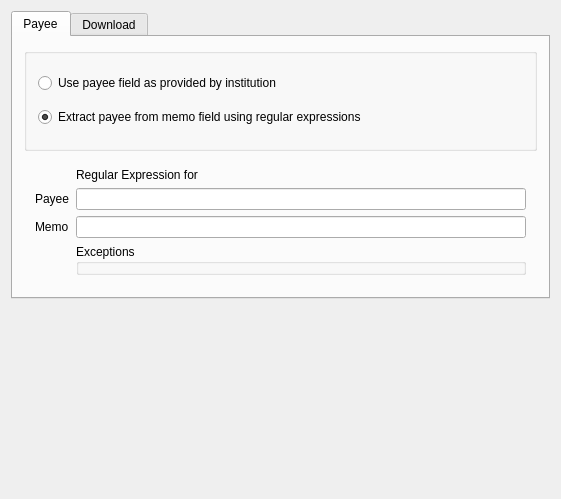
<?xml version="1.0" encoding="UTF-8"?>
<ui version="4.0">
 <class>KBAccountSettings</class>
 <widget class="QWidget" name="KBAccountSettings">
  <property name="geometry">
   <rect>
    <x>0</x>
    <y>0</y>
    <width>561</width>
    <height>499</height>
   </rect>
  </property>
  <layout class="QVBoxLayout" name="verticalLayout_3">
   <item>
    <widget class="QTabWidget" name="tabWidget2">
     <property name="currentIndex">
      <number>0</number>
     </property>
     <widget class="QWidget" name="payeeTab">
      <attribute name="title">
       <string>Payee</string>
      </attribute>
      <layout class="QVBoxLayout" name="verticalLayout_2">
       <item>
        <widget class="QGroupBox" name="groupBox">
         <property name="title">
          <string/>
         </property>
         <layout class="QVBoxLayout" name="verticalLayout">
          <item>
           <widget class="QRadioButton" name="m_usePayeeAsIsButton">
            <property name="text">
             <string>Use payee field as provided by institution</string>
            </property>
            <property name="checked">
             <bool>false</bool>
            </property>
           </widget>
          </item>
          <item>
           <widget class="QRadioButton" name="m_extractPayeeButton">
            <property name="text">
             <string>Extract payee from memo field using regular expressions</string>
            </property>
            <property name="checked">
             <bool>true</bool>
            </property>
           </widget>
          </item>
         </layout>
        </widget>
       </item>
       <item>
        <widget class="QFrame" name="m_memoFrame">
         <property name="enabled">
          <bool>true</bool>
         </property>
         <property name="frameShape">
          <enum>QFrame::NoFrame</enum>
         </property>
         <property name="frameShadow">
          <enum>QFrame::Sunken</enum>
         </property>
         <layout class="QGridLayout">
          <item row="1" column="0">
           <widget class="QLabel" name="textLabel1">
            <property name="text">
             <string>Payee</string>
            </property>
            <property name="wordWrap">
             <bool>false</bool>
            </property>
           </widget>
          </item>
          <item row="2" column="0">
           <widget class="QLabel" name="textLabel2">
            <property name="text">
             <string>Memo</string>
            </property>
            <property name="wordWrap">
             <bool>false</bool>
            </property>
           </widget>
          </item>
          <item row="2" column="1">
           <widget class="KLineEdit" name="m_memoRegExpEdit"/>
          </item>
          <item row="1" column="1">
           <widget class="KLineEdit" name="m_payeeRegExpEdit"/>
          </item>
          <item row="4" column="1">
           <widget class="KEditListBox" name="m_payeeExceptions">
            <property name="enabled">
             <bool>true</bool>
            </property>
            <property name="title">
             <string>Exceptions</string>
            </property>
            <property name="buttons">
             <set>KEditListBox::All</set>
            </property>
           </widget>
          </item>
          <item row="0" column="1">
           <widget class="QLabel" name="textLabel3">
            <property name="text">
             <string>Regular Expression for</string>
            </property>
            <property name="wordWrap">
             <bool>false</bool>
            </property>
           </widget>
          </item>
         </layout>
        </widget>
       </item>
      </layout>
     </widget>
     <widget class="QWidget" name="downloadTab">
      <attribute name="title">
       <string>Download</string>
      </attribute>
      <layout class="QVBoxLayout">
       <item>
        <widget class="QCheckBox" name="m_transactionDownload">
         <property name="whatsThis">
          <string>The plugin usually downloads the account balance and transactions. In some circumstances, the download of transaction data is not supported for certain accounts. The following option allows to turn off the request for transaction data.</string>
         </property>
         <property name="text">
          <string>Download transactions from institution</string>
         </property>
         <property name="checked">
          <bool>false</bool>
         </property>
        </widget>
       </item>
       <item>
        <layout class="QGridLayout">
         <item row="0" column="0">
          <widget class="QLabel" name="textLabel1_2">
           <property name="text">
            <string>Default method for jobs for this institution</string>
           </property>
           <property name="wordWrap">
            <bool>false</bool>
           </property>
          </widget>
         </item>
         <item row="0" column="1">
          <widget class="KComboBox" name="m_preferredJobMethod">
           <property name="currentItem" stdset="0">
            <number>0</number>
           </property>
           <item>
            <property name="text">
             <string>Ask user</string>
            </property>
           </item>
           <item>
            <property name="text">
             <string>Execute</string>
            </property>
           </item>
           <item>
            <property name="text">
             <string>Queue</string>
            </property>
           </item>
          </widget>
         </item>
         <item row="1" column="1">
          <widget class="KComboBox" name="m_preferredStatementDate">
           <item>
            <property name="text">
             <string>Ask user</string>
            </property>
           </item>
           <item>
            <property name="text">
             <string>No date</string>
            </property>
           </item>
           <item>
            <property name="text">
             <string>Last download</string>
            </property>
           </item>
           <item>
            <property name="text">
             <string>First possible</string>
            </property>
           </item>
          </widget>
         </item>
         <item row="1" column="0">
          <widget class="QLabel" name="textLabel2_2">
           <property name="text">
            <string>Default start date for statement download</string>
           </property>
           <property name="wordWrap">
            <bool>false</bool>
           </property>
          </widget>
         </item>
        </layout>
       </item>
       <item>
        <spacer name="spacer2">
         <property name="orientation">
          <enum>Qt::Vertical</enum>
         </property>
         <property name="sizeType">
          <enum>QSizePolicy::Expanding</enum>
         </property>
         <property name="sizeHint" stdset="0">
          <size>
           <width>20</width>
           <height>160</height>
          </size>
         </property>
        </spacer>
       </item>
      </layout>
     </widget>
    </widget>
   </item>
   <item>
    <spacer name="spacer1">
     <property name="orientation">
      <enum>Qt::Vertical</enum>
     </property>
     <property name="sizeType">
      <enum>QSizePolicy::Expanding</enum>
     </property>
     <property name="sizeHint" stdset="0">
      <size>
       <width>20</width>
       <height>16</height>
      </size>
     </property>
    </spacer>
   </item>
  </layout>
 </widget>
 <layoutdefault spacing="6" margin="11"/>
 <customwidgets>
  <customwidget>
   <class>KEditListBox</class>
   <extends>QGroupBox</extends>
   <header>keditlistbox.h</header>
  </customwidget>
  <customwidget>
   <class>KLineEdit</class>
   <extends>QLineEdit</extends>
   <header>klineedit.h</header>
  </customwidget>
  <customwidget>
   <class>KComboBox</class>
   <extends>QComboBox</extends>
   <header>kcombobox.h</header>
  </customwidget>
  <customwidget>
   <class>QTabWidget</class>
   <extends>QTabWidget</extends>
   <header>ktabwidget.h</header>
   <container>1</container>
  </customwidget>
 </customwidgets>
 <tabstops>
  <tabstop>m_payeeRegExpEdit</tabstop>
  <tabstop>m_memoRegExpEdit</tabstop>
 </tabstops>
 <resources/>
 <connections>
  <connection>
   <sender>m_extractPayeeButton</sender>
   <signal>toggled(bool)</signal>
   <receiver>m_memoFrame</receiver>
   <slot>setEnabled(bool)</slot>
   <hints>
    <hint type="sourcelabel">
     <x>20</x>
     <y>20</y>
    </hint>
    <hint type="destinationlabel">
     <x>20</x>
     <y>20</y>
    </hint>
   </hints>
  </connection>
 </connections>
</ui>
